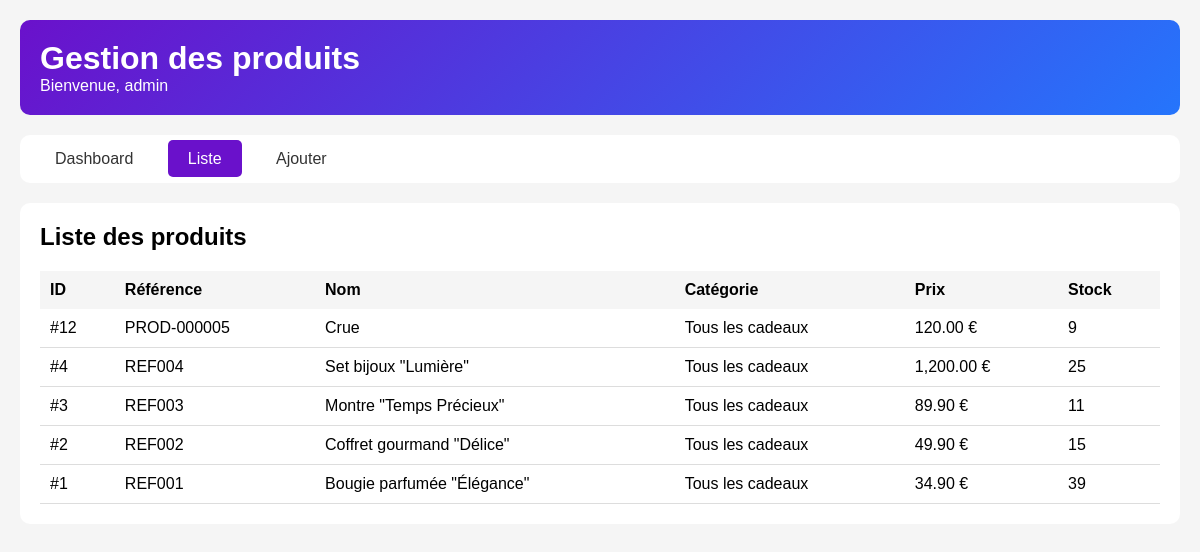
/admin_produits_clean.php (signed in), run on an earlier commit of the app's database.
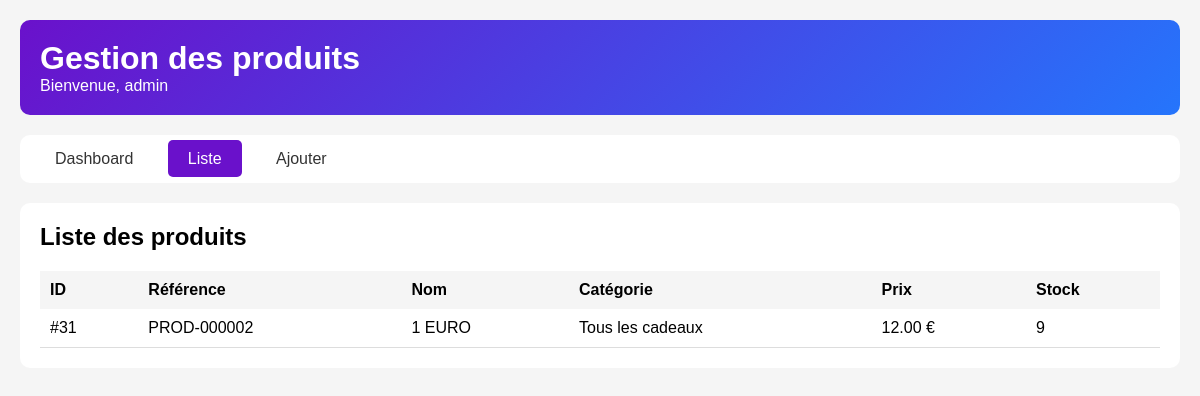
And on a later commit of the database.
### tables this page shows
CREATE TABLE `produits` (
  `id_produit` int NOT NULL,
  `reference` varchar(50) NOT NULL,
  `nom` varchar(255) NOT NULL,
  `slug` varchar(255) NOT NULL,
  `description` text,
  `description_courte` text,
  `prix_ht` decimal(10,2) NOT NULL,
  `tva` decimal(4,2) DEFAULT '20.00',
  `prix_ttc` decimal(10,2) GENERATED ALWAYS AS ((`prix_ht` * (1 + (`tva` / 100)))) STORED,
  `quantite_stock` int DEFAULT '0',
  `seuil_alerte` int DEFAULT '10',
  `id_categorie` int NOT NULL,
  `marque` varchar(100) DEFAULT NULL,
  `poids` decimal(6,2) DEFAULT NULL COMMENT 'en grammes',
  `dimensions` varchar(50) DEFAULT NULL COMMENT 'LxHxP en cm',
  `materiau` varchar(100) DEFAULT NULL,
  `couleur` varchar(50) DEFAULT NULL,
  `made_in` varchar(50) DEFAULT NULL,
  `personnalisable` tinyint(1) DEFAULT '0',
  `ecologique` tinyint(1) DEFAULT '0',
  `made_in_france` tinyint(1) DEFAULT '0',
  `artisanal` tinyint(1) DEFAULT '0',
  `exclusif` tinyint(1) DEFAULT '0',
  `note_moyenne` decimal(3,2) DEFAULT '0.00',
  `nombre_avis` int DEFAULT '0',
  `vues` int DEFAULT '0',
  `ventes` int DEFAULT '0',
  `statut` enum('actif','inactif','rupture','bientot') DEFAULT 'actif',
  `date_creation` datetime DEFAULT CURRENT_TIMESTAMP,
  `date_modification` datetime DEFAULT NULL ON UPDATE CURRENT_TIMESTAMP
);

CREATE TABLE `categories` (
  `id_categorie` int NOT NULL,
  `nom` varchar(100) NOT NULL,
  `slug` varchar(100) NOT NULL,
  `description` text,
  `parent_id` int DEFAULT NULL,
  `image` varchar(255) DEFAULT NULL,
  `ordre` int DEFAULT '0',
  `active` tinyint(1) DEFAULT '1',
  `meta_titre` varchar(255) DEFAULT NULL,
  `meta_description` text,
  `date_creation` datetime DEFAULT CURRENT_TIMESTAMP
);

### admin_produits_clean.php (the view, shortened to what this page needs)
<?php
require_once 'admin_protection.php';
$host = 'localhost';
$dbname = 'heureducadeau';
$username_db = 'Philippe';
$password_db = 'l@99339R';
try {
    $pdo = new PDO("mysql:host=$host;dbname=$dbname;charset=utf8mb4", $username_db, $password_db);
    $pdo->setAttribute(PDO::ATTR_ERRMODE, PDO::ERRMODE_EXCEPTION);
} catch(PDOException $e) {
    die("Erreur de connexion : " . $e->getMessage());
}
$action = $_GET['action'] ?? 'list';
$categories = $pdo->query("SELECT * FROM categories WHERE active = 1 ORDER BY nom")->fetchAll();
?>
<!DOCTYPE html>
<html>
<head>
</head>
<body>
    <div class="container">
        <div class="header">
            <h1>Gestion des produits</h1>
            <p>Bienvenue, <?= htmlspecialchars($_SESSION['admin_username'] ?? 'Admin') ?></p>
        </div>
        <div class="nav">
            <a href="dashboard.php">Dashboard</a>
            <a href="admin_produits_clean.php?action=list" class="<?= $action == 'list' ? 'active' : '' ?>">Liste</a>
            <a href="admin_produits_clean.php?action=add" class="<?= $action == 'add' ? 'active' : '' ?>">Ajouter</a>
        </div>
        <?php if ($action == 'add'): ?>
            <div class="form-container">
                <h2 style="margin-bottom: 20px;">Ajouter un produit</h2>
                <?php if (isset($success)): ?>
                    <div class="success"><?= $success ?></div>
                <?php endif; ?>
                <?php if (isset($error)): ?>
                    <div class="error"><?= $error ?></div>
                <?php endif; ?>
                <form method="POST">
                    <input type="hidden" name="action" value="add">
                    <div class="form-group">
                        <label>Nom du produit *</label>
                        <input type="text" name="nom" required>
                    </div>
                    <div class="form-group">
                        <label>Prix HT (€) *</label>
                        <input type="number" name="prix_ht" step="0.01" required>
                    </div>
                    <div class="form-group">
                        <label>Quantité en stock *</label>
                        <input type="number" name="quantite_stock" required>
                    </div>
                    <div class="form-group">
                        <label>Catégorie *</label>
                        <select name="id_categorie" required>
                            <option value="">Sélectionner</option>
                            <?php foreach ($categories as $cat): ?>
                                <option value="<?= $cat['id_categorie'] ?>"><?= htmlspecialchars($cat['nom']) ?></option>
                            <?php endforeach; ?>
                        </select>
                    </div>
                    <button type="submit" class="btn">Ajouter le produit</button>
                </form>
            </div>
        <?php elseif ($action == 'list'): ?>
            <?php
            $produits = $pdo->query("
                SELECT p.*, c.nom as categorie_nom
                FROM produits p
                LEFT JOIN categories c ON p.id_categorie = c.id_categorie
                ORDER BY p.id_produit DESC
            ")->fetchAll();
            ?>
            <div style="background: white; border-radius: 10px; padding: 20px;">
                <h2 style="margin-bottom: 20px;">Liste des produits</h2>
                <table style="width: 100%; border-collapse: collapse;">
                    <thead>
                        <tr style="background: #f5f5f5;">
                            <th style="padding: 10px; text-align: left;">ID</th>
                            <th style="padding: 10px; text-align: left;">Référence</th>
                            <th style="padding: 10px; text-align: left;">Nom</th>
                            <th style="padding: 10px; text-align: left;">Catégorie</th>
                            <th style="padding: 10px; text-align: left;">Prix</th>
                            <th style="padding: 10px; text-align: left;">Stock</th>
                        </tr>
                    </thead>
                    <tbody>
                        <?php foreach ($produits as $p): ?>
                        <tr style="border-bottom: 1px solid #ddd;">
                            <td style="padding: 10px;">#<?= $p['id_produit'] ?></td>
                            <td style="padding: 10px;"><?= htmlspecialchars($p['reference']) ?></td>
                            <td style="padding: 10px;"><?= htmlspecialchars($p['nom']) ?></td>
                            <td style="padding: 10px;"><?= htmlspecialchars($p['categorie_nom'] ?? '-') ?></td>
                            <td style="padding: 10px;"><?= number_format($p['prix_ttc'] ?? $p['prix_ht'] * 1.2, 2) ?> €</td>
                            <td style="padding: 10px;"><?= $p['quantite_stock'] ?></td>
                        </tr>
                        <?php endforeach; ?>
                    </tbody>
                </table>
            </div>
        <?php endif; ?>
    </div>
</body>
</html>

What changed in the data, as far as the page shows it:
removed produits: id_produit "12", reference "PROD-000005", nom "Crue", id_categorie.nom "Tous les cadeaux", prix_ttc "120.00", quantite_stock "9"
removed produits: id_produit "4", reference "REF004", nom "Set bijoux \"Lumière\"", id_categorie.nom "Tous les cadeaux", prix_ttc "1,200.00", quantite_stock "25"
removed produits: id_produit "3", reference "REF003", nom "Montre \"Temps Précieux\"", id_categorie.nom "Tous les cadeaux", prix_ttc "89.90", quantite_stock "11"
removed produits: id_produit "2", reference "REF002", nom "Coffret gourmand \"Délice\"", id_categorie.nom "Tous les cadeaux", prix_ttc "49.90", quantite_stock "15"
removed produits: id_produit "1", reference "REF001", nom "Bougie parfumée \"Élégance\"", id_categorie.nom "Tous les cadeaux", prix_ttc "34.90", quantite_stock "39"
added produits: id_produit "31", reference "PROD-000002", nom "1 EURO", id_categorie.nom "Tous les cadeaux", prix_ttc "12.00", quantite_stock "9"
